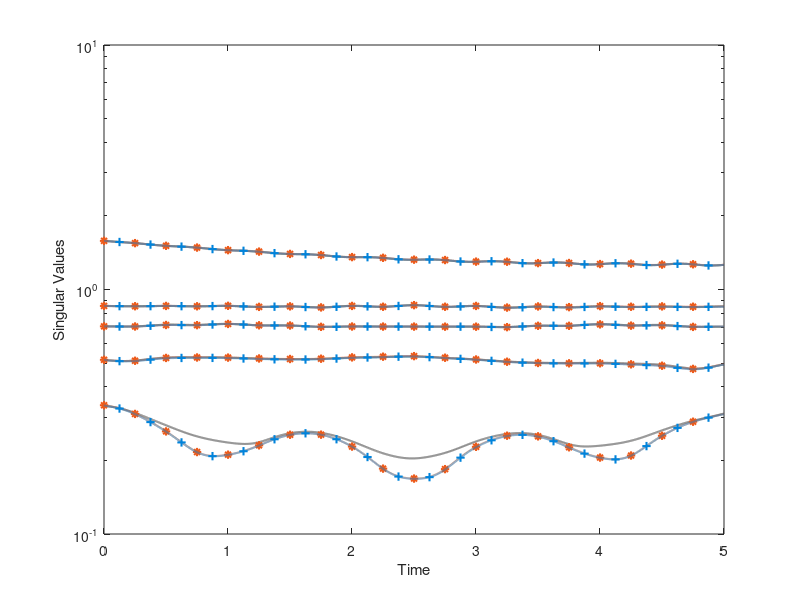
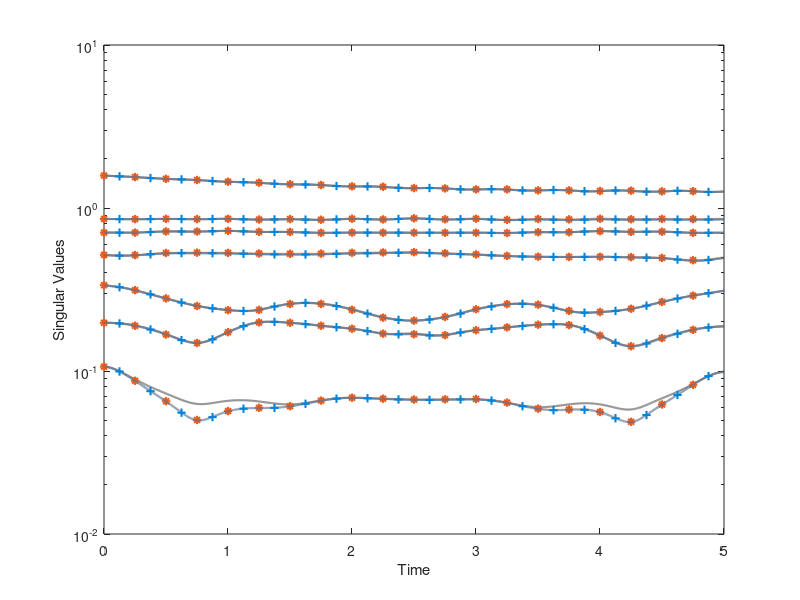

These charts were generated, in order, by the following MATLAB code: (Note: this script raises an error after producing the figures.)
% Plot the singular values 
% Written by: Prerna Patil 

clc
clear 

% Singular values 
load('Dirichlet_d8_r5.mat');
Tf = 5;

figure(1)
for i = 1:NModes
    semilogy(dt*(1:nTimeStep/nSkip)*nSkip,SDNS(i,:),'--k',LW,1.5);
    hold on 
    semilogy(dt*(1:nTimeStep),SDO(i,:),'--','color',RGB2,LW,1.5);
    semilogy(dt*(1:500:nTimeStep),SDO(i,1:500:nTimeStep),'*','color',RGB2,LW,1.5);
    
    semilogy(dt*(1:nTimeStep),Sigma(i,:),':','color',RGB1,LW,1.5);
    semilogy(dt*(250:500:nTimeStep),Sigma(i,250:500:nTimeStep),'+','color',RGB1,LW,1.5);
    
end
xlabel('Time')
ylabel('Singular Values');


% Singular values 
clear
load('Dirichlet_d8_r7.mat');
Tf = 5;

figure(2)
for i = 1:NModes
    semilogy(dt*(1:nTimeStep/nSkip)*nSkip,SDNS(i,:),'--k',LW,1.5);
    hold on 
    semilogy(dt*(1:nTimeStep),SDO(i,:),'--','color',RGB2,LW,1.5);
    semilogy(dt*(1:500:nTimeStep),SDO(i,1:500:nTimeStep),'*','color',RGB2,LW,1.5);
    
    semilogy(dt*(1:nTimeStep),Sigma(i,:),':','color',RGB1,LW,1.5);
    semilogy(dt*(250:500:nTimeStep),Sigma(i,250:500:nTimeStep),'+','color',RGB1,LW,1.5);
    
end
xlabel('Time')
ylabel('Singular Values');


% Singular values 
clear
load('Dirichlet_d8_r9.mat');
Tf = 5;

figure(3)
for i = 1:NModes
    semilogy(dt*(1:nTimeStep/nSkip)*nSkip,SDNS(i,:),'--k',LW,1.5);
    hold on 
    semilogy(dt*(1:nTimeStep),SDO(i,:),'--','color',RGB2,LW,1.5);
    semilogy(dt*(1:500:nTimeStep),SDO(i,1:500:nTimeStep),'*','color',RGB2,LW,1.5);
    
    semilogy(dt*(1:nTimeStep),Sigma(i,:),':','color',RGB1,LW,1.5);
    semilogy(dt*(250:500:nTimeStep),Sigma(i,250:500:nTimeStep),'+','color',RGB1,LW,1.5);
    
end
xlabel('Time')
ylabel('Singular Values');
h= zeros(3,1);
h(1) = plot(NaN,NaN,'--k','linewidth',1.5);
h(2) = plot(NaN,NaN,':+','color',RGB1,LW,2.5);
h(3) = plot(NaN,NaN,'-*','color',RGB2,LW,1.5);
legend(h,'KL','DBO','DO','Location','southeast' );
set(gca,'FontName','Times New Roman','FontSize',18);
box on 
grid on 
ax= gca;
ax.XMinorGrid = 'on';
ax.YMinorGrid = 'off';

figure(1)
hold on 
for i = 6:NModes
    semilogy(dt*(1:nTimeStep/nSkip)*nSkip,SDNS(i,:),'--k',LW,1.5);
    hold on 
end
ylim([10^-3 10^1]);
h= zeros(3,1);
h(1) = plot(NaN,NaN,'--k','linewidth',1.5);
h(2) = plot(NaN,NaN,':+','color',RGB1,LW,2.5);
h(3) = plot(NaN,NaN,'-*','color',RGB2,LW,1.5);
legend(h,'KL','DBO','DO' ,'Location','southeast' );
set(gca,'FontName','Times New Roman','FontSize',18);
box on 
grid on 
ax= gca;
ax.XMinorGrid = 'on';
ax.YMinorGrid = 'off';
set(gca,'LooseInset', max(get(gca,'TightInset'), 0.02));


figure(2)
hold on 
for i = 8:NModes
    semilogy(dt*(1:nTimeStep/nSkip)*nSkip,SDNS(i,:),'--k',LW,1.5);
    hold on 
end
ylim([10^-3 10^1]);
h= zeros(3,1);
h(1) = plot(NaN,NaN,'--k','linewidth',1.5);
h(2) = plot(NaN,NaN,':+','color',RGB1,LW,2.5);
h(3) = plot(NaN,NaN,'-*','color',RGB2,LW,1.5);
legend(h,'KL','DBO','DO','Location','southeast'  );
set(gca,'FontName','Times New Roman','FontSize',18);
box on 
grid on 
ax= gca;
ax.XMinorGrid = 'on';
ax.YMinorGrid = 'off';
set(gca,'LooseInset', max(get(gca,'TightInset'), 0.02));

figure(3)
ylim([10^-3 10^1]);
set(gca,'LooseInset', max(get(gca,'TightInset'), 0.02));